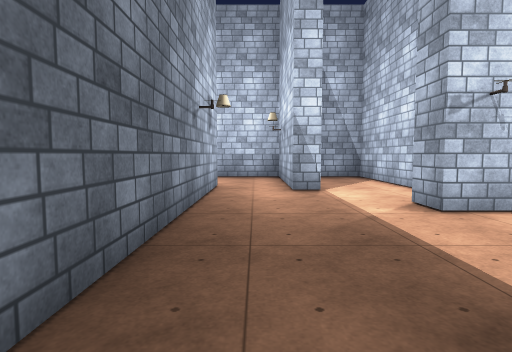
[1] (above)

24 first-person views from a walk through a 3-D level made in the Unity game engine. The camera is 1.34 m above the floor, tilts 4° down and sees 80° across. The floor is counted in squares, 1.59 m on a side. Each view is taken from the middle of a square. On the plan, view 1 faces up. The plan holds only what a view shows up to about 11 squares ahead; the rest is blank. The player is left out. Some surface patterns are stand-ins.

[2]
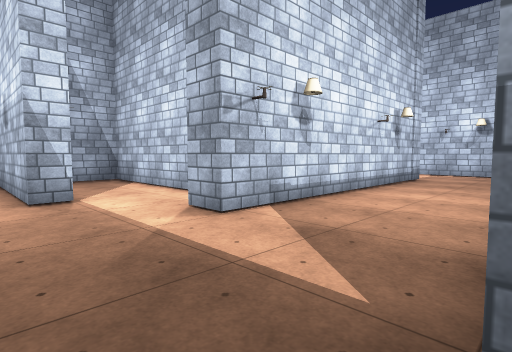

[3]
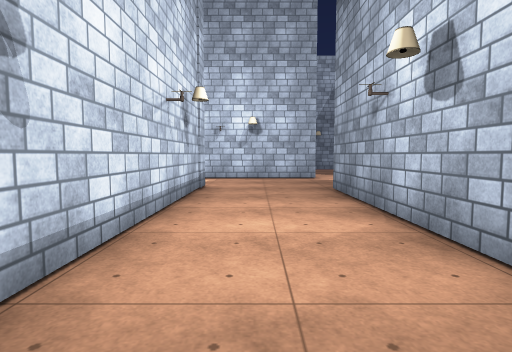

[4]
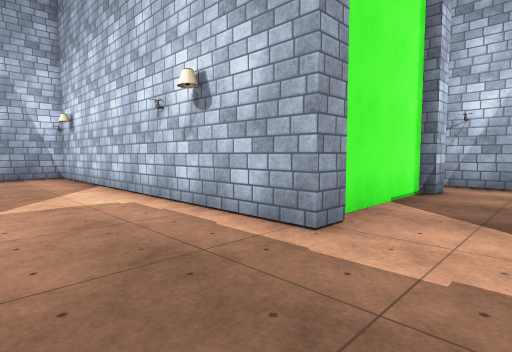

[5]
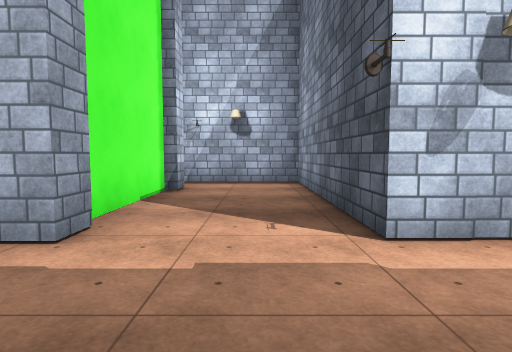

[6]
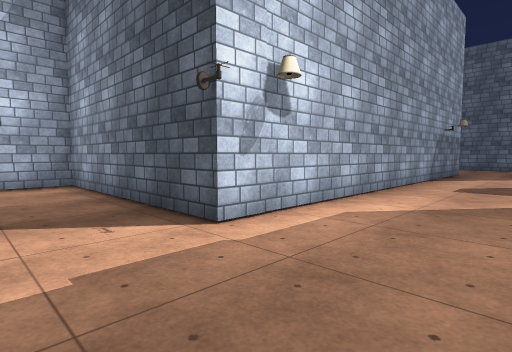

[7]
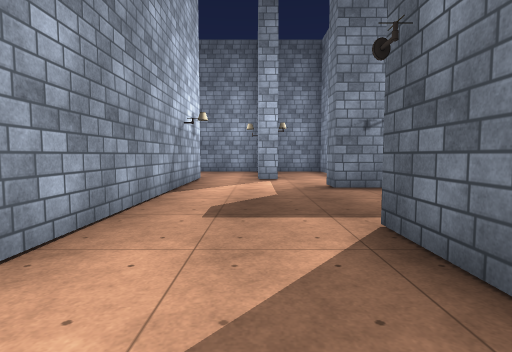

[8]
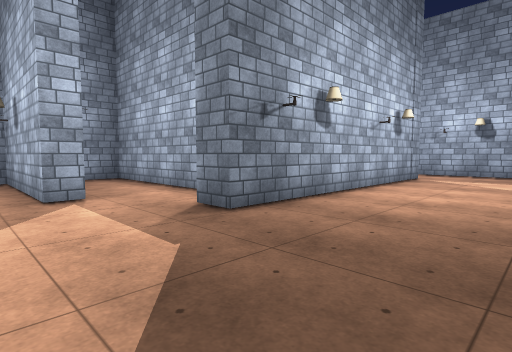

[9]
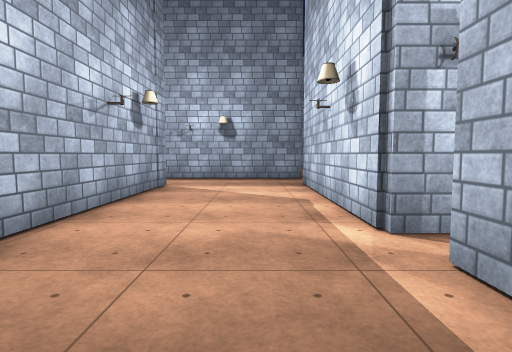

[10]
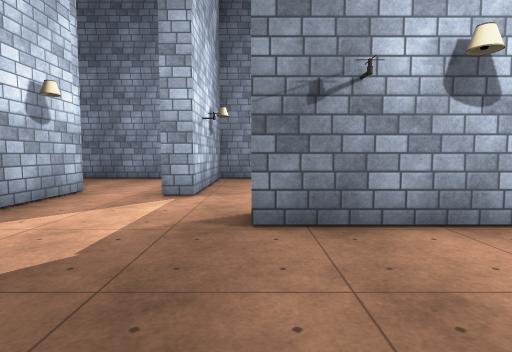

[11]
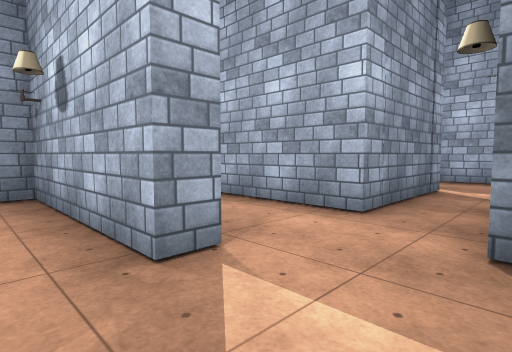

[12]
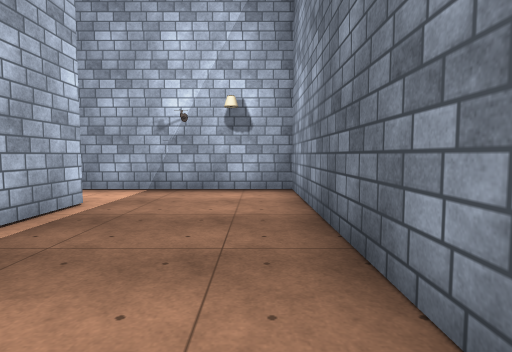

[13]
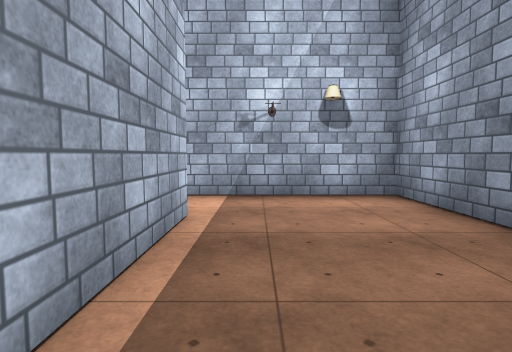

[14]
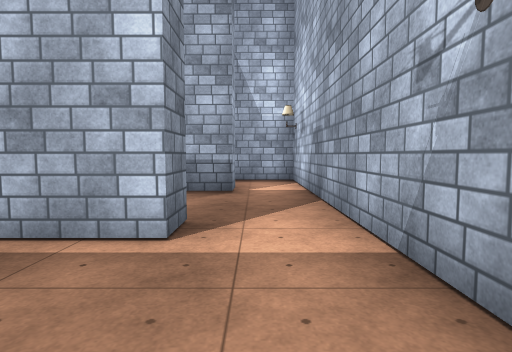

[15]
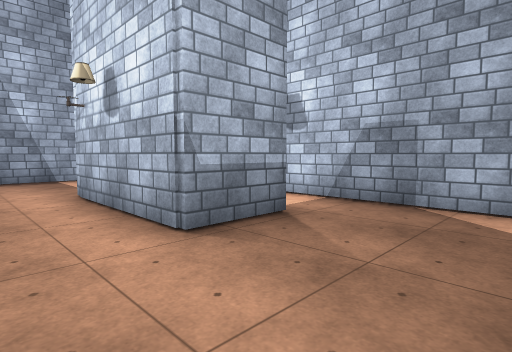

[16]
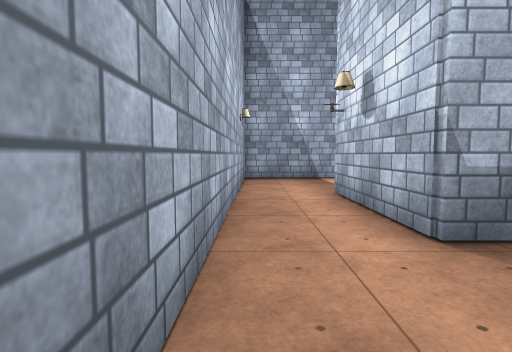

[17]
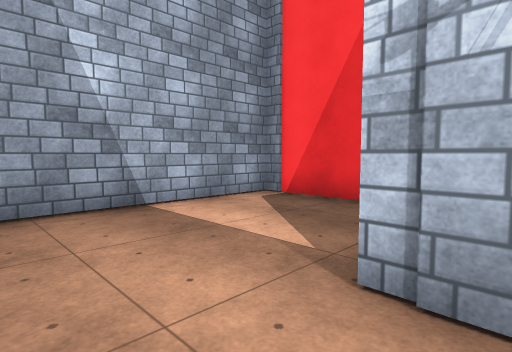

[18]
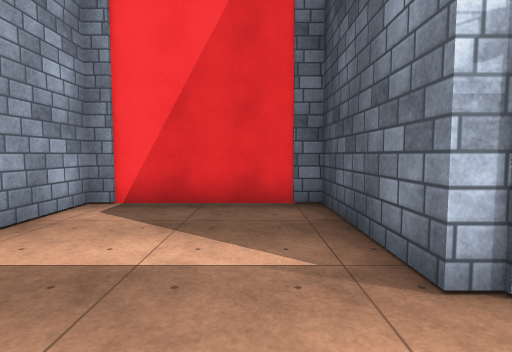

[19]
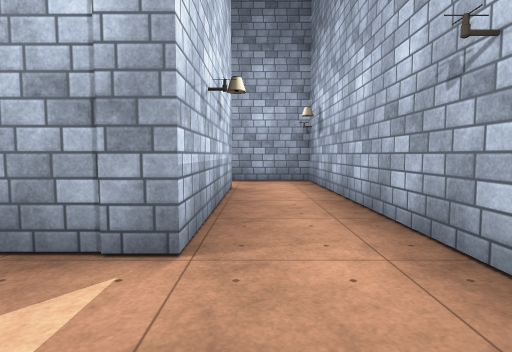

[20]
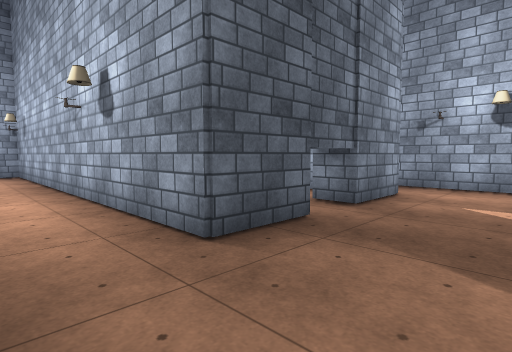

[21]
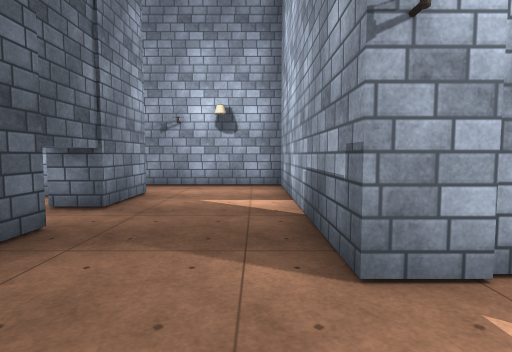

[22]
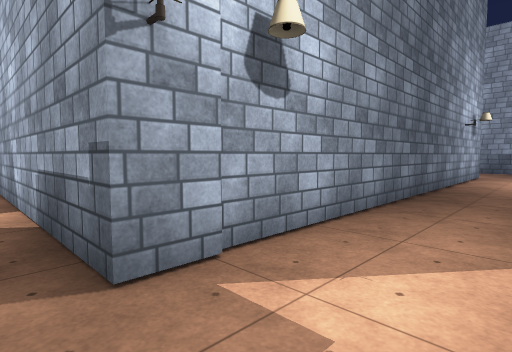

[23]
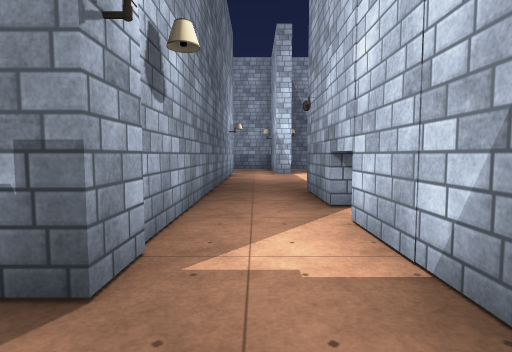

[24]
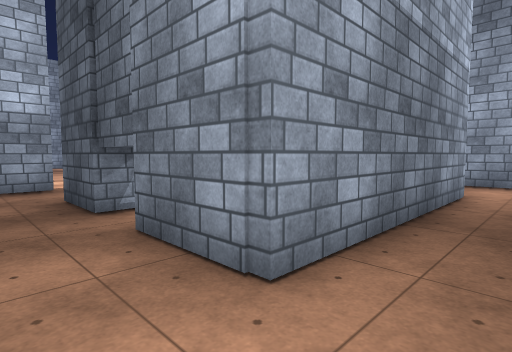

### Floor plan
Ten units are one square. View 1 is at (0, 0); x grows to the right and y downward. Boxes are objects, and circles mark ways between rooms. Rooms are numbered by the first view taken in them; rooms with no view inside come last. Other rooms are left out.
<svg viewBox="-79 -120 286 314">
<path fill="none" stroke="#000" d="M105 56 105 76M84 75 76 75M68 75 12 75 12 66M145 -9 140 -9 140 -115 120 -115M51 -11 105 -11M112 -44 27 -44 27 -54M189 -9 181 -9 181 -11 149 -11M12 46 12 -12M16 11 11 11M140 151 140 23 202 23 202 -12M50 140 89 140 89 189 113 189 113 142 119 142M39 -72 39 -115 25 -115M16 -71 9 -71 9 -86M16 169 16 115 101 115 101 124M-10 -82 -10 43 -74 43 -74 81M-57 132 -57 74 -7 74 -7 189 19 189M-62 155 -51 155M181 141 181 151 150 151M119 142 119 189 202 189 202 144M185 105 185 112 167 112 167 71 202 71 202 31 146 31M202 144 202 80 182 80M146 36 146 136"/>
<circle cx="130" cy="150" r="3" fill="#2a7"/>
<circle cx="195" cy="150" r="3" fill="#2a7"/>
<text x="110" y="40">1</text>
<text x="170" y="170">2</text>
<text x="180" y="90">3</text>
</svg>
Room 1 opens to room 2. Room 2 opens to room 3.

Where each view was taken, in squares from view 1:
view 1: 0 up, 0 right, facing up
view 2: 1 up, 0 right, facing up-right
view 3: 3 up, 3 right, facing right
view 4: 1 down, 11 right, facing up-right
view 5: 1 down, 11 right, facing right
view 6: 0 up, 11 right, facing down-right
view 7: 4 down, 12 right, facing down
view 8: 8 down, 13 right, facing down-left
view 9: 9 down, 10 right, facing left
view 10: 8 down, 10 right, facing down
view 11: 12 down, 13 right, facing down-left
view 12: 18 down, 13 right, facing right
view 13: 16 down, 14 right, facing right
view 14: 18 down, 19 right, facing up
view 15: 14 down, 15 right, facing up-right
view 16: 14 down, 15 right, facing up
view 17: 8 down, 15 right, facing up-right
view 18: 6 down, 15 right, facing right
view 19: 9 down, 1 right, facing down
view 20: 5 down, 1 right, facing down-left
view 21: 5 down, 1 right, facing left
view 22: 5 down, 1 right, facing up-left
view 23: 6 down, 0 right, facing up
view 24: 6 down, 7 left, facing down-right
